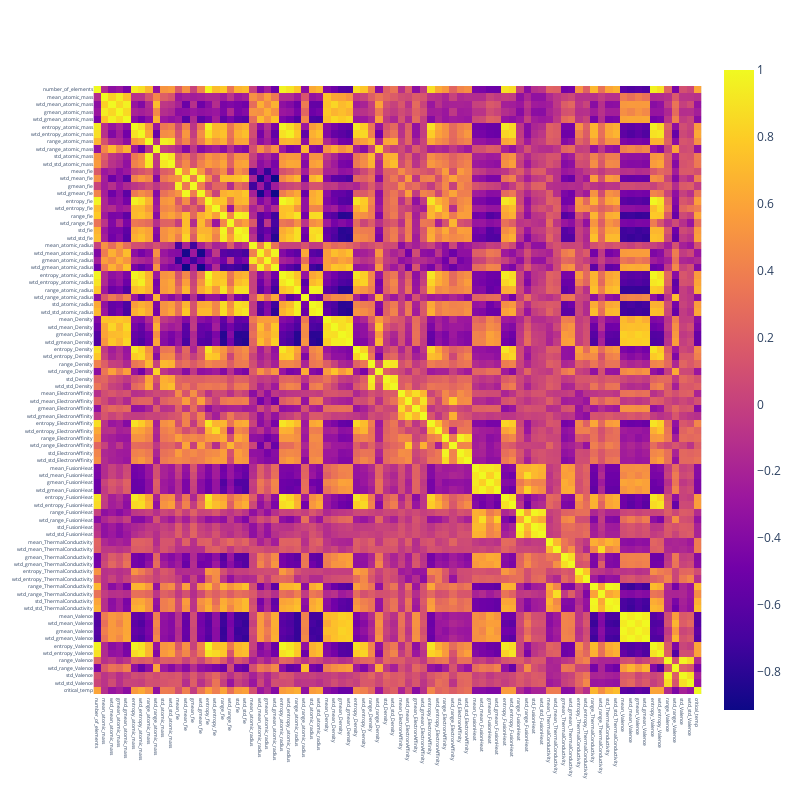

Notebook source saved alongside this figure:
### Markdown cell above
#### 1.1 - Pearson Correlation

### Code cell
# correlation matrix
corr = df.corr(method='pearson')
fig = px.imshow(corr, text_auto=True, width=800, height=800)

fig.update_layout(
    yaxis=dict(tickfont=dict(size=5)),
    xaxis=dict(tickfont=dict(size=5)))

fig.show()

### Figure 1 — Plotly figure (JSON) as saved in the notebook; plotly's stock layout.template omitted (floating-point values rounded to 4 significant figures; data arrays with more than 128 entries replaced by an {"elided": "..."} marker saying what was removed)
{"data": [{"coloraxis": "coloraxis", "hovertemplate": "x: %{x}<br>y: %{y}<br>color: %{z}<extra></extra>", "name": "0", "texttemplate": "%{z}", "type": "heatmap", "x": ["number_of_elements", "mean_atomic_mass", "wtd_mean_atomic_mass", "gmean_atomic_mass", "wtd_gmean_atomic_mass", "entropy_atomic_mass", "wtd_entropy_atomic_mass", "range_atomic_mass", "wtd_range_atomic_mass", "std_atomic_mass", "wtd_std_atomic_mass", "mean_fie", "wtd_mean_fie", "gmean_fie", "wtd_gmean_fie", "entropy_fie", "wtd_entropy_fie", "range_fie", "wtd_range_fie", "std_fie", "wtd_std_fie", "mean_atomic_radius", "wtd_mean_atomic_radius", "gmean_atomic_radius", "wtd_gmean_atomic_radius", "entropy_atomic_radius", "wtd_entropy_atomic_radius", "range_atomic_radius", "wtd_range_atomic_radius", "std_atomic_radius", "wtd_std_atomic_radius", "mean_Density", "wtd_mean_Density", "gmean_Density", "wtd_gmean_Density", "entropy_Density", "wtd_entropy_Density", "range_Density", "wtd_range_Density", "std_Density", "wtd_std_Density", "mean_ElectronAffinity", "wtd_mean_ElectronAffinity", "gmean_ElectronAffinity", "wtd_gmean_ElectronAffinity", "entropy_ElectronAffinity", "wtd_entropy_ElectronAffinity", "range_ElectronAffinity", "wtd_range_ElectronAffinity", "std_ElectronAffinity", "wtd_std_ElectronAffinity", "mean_FusionHeat", "wtd_mean_FusionHeat", "gmean_FusionHeat", "wtd_gmean_FusionHeat", "entropy_FusionHeat", "wtd_entropy_FusionHeat", "range_FusionHeat", "wtd_range_FusionHeat", "std_FusionHeat", "wtd_std_FusionHeat", "mean_ThermalConductivity", "wtd_mean_ThermalConductivity", "gmean_ThermalConductivity", "wtd_gmean_ThermalConductivity", "entropy_ThermalConductivity", "wtd_entropy_ThermalConductivity", "range_ThermalConductivity", "wtd_range_ThermalConductivity", "std_ThermalConductivity", "wtd_std_ThermalConductivity", "mean_Valence", "wtd_mean_Valence", "gmean_Valence", "wtd_gmean_Valence", "entropy_Valence", "wtd_entropy_Valence", "range_Valence", "wtd_range_Valence", "std_Valence", "wtd_std_Valence", "critical_temp"], "xaxis": "x", "y": ["number_of_elements", "mean_atomic_mass", "wtd_mean_atomic_mass", "gmean_atomic_mass", "wtd_gmean_atomic_mass", "entropy_atomic_mass", "wtd_entropy_atomic_mass", "range_atomic_mass", "wtd_range_atomic_mass", "std_atomic_mass", "wtd_std_atomic_mass", "mean_fie", "wtd_mean_fie", "gmean_fie", "wtd_gmean_fie", "entropy_fie", "wtd_entropy_fie", "range_fie", "wtd_range_fie", "std_fie", "wtd_std_fie", "mean_atomic_radius", "wtd_mean_atomic_radius", "gmean_atomic_radius", "wtd_gmean_atomic_radius", "entropy_atomic_radius", "wtd_entropy_atomic_radius", "range_atomic_radius", "wtd_range_atomic_radius", "std_atomic_radius", "wtd_std_atomic_radius", "mean_Density", "wtd_mean_Density", "gmean_Density", "wtd_gmean_Density", "entropy_Density", "wtd_entropy_Density", "range_Density", "wtd_range_Density", "std_Density", "wtd_std_Density", "mean_ElectronAffinity", "wtd_mean_ElectronAffinity", "gmean_ElectronAffinity", "wtd_gmean_ElectronAffinity", "entropy_ElectronAffinity", "wtd_entropy_ElectronAffinity", "range_ElectronAffinity", "wtd_range_ElectronAffinity", "std_ElectronAffinity", "wtd_std_ElectronAffinity", "mean_FusionHeat", "wtd_mean_FusionHeat", "gmean_FusionHeat", "wtd_gmean_FusionHeat", "entropy_FusionHeat", "wtd_entropy_FusionHeat", "range_FusionHeat", "wtd_range_FusionHeat", "std_FusionHeat", "wtd_std_FusionHeat", "mean_ThermalConductivity", "wtd_mean_ThermalConductivity", "gmean_ThermalConductivity", "wtd_gmean_ThermalConductivity", "entropy_ThermalConductivity", "wtd_entropy_ThermalConductivity", "range_ThermalConductivity", "wtd_range_ThermalConductivity", "std_ThermalConductivity", "wtd_std_ThermalConductivity", "mean_Valence", "wtd_mean_Valence", "gmean_Valence", "wtd_gmean_Valence", "entropy_Valence", "wtd_entropy_Valence", "range_Valence", "wtd_range_Valence", "std_Valence", "wtd_std_Valence", "critical_temp"], "yaxis": "y", "z": {"elided": "82x82 float values"}}], "layout": {"coloraxis": {"colorscale": [[0, "#0d0887"], [0.1111, "#46039f"], [0.2222, "#7201a8"], [0.3333, "#9c179e"], [0.4444, "#bd3786"], [0.5556, "#d8576b"], [0.6667, "#ed7953"], [0.7778, "#fb9f3a"], [0.8889, "#fdca26"], [1, "#f0f921"]]}, "height": 800, "margin": {"t": 60}, "width": 800, "xaxis": {"anchor": "y", "constrain": "domain", "domain": [0, 1], "scaleanchor": "y", "tickfont": {"size": 5}}, "yaxis": {"anchor": "x", "autorange": "reversed", "constrain": "domain", "domain": [0, 1], "tickfont": {"size": 5}}}}
